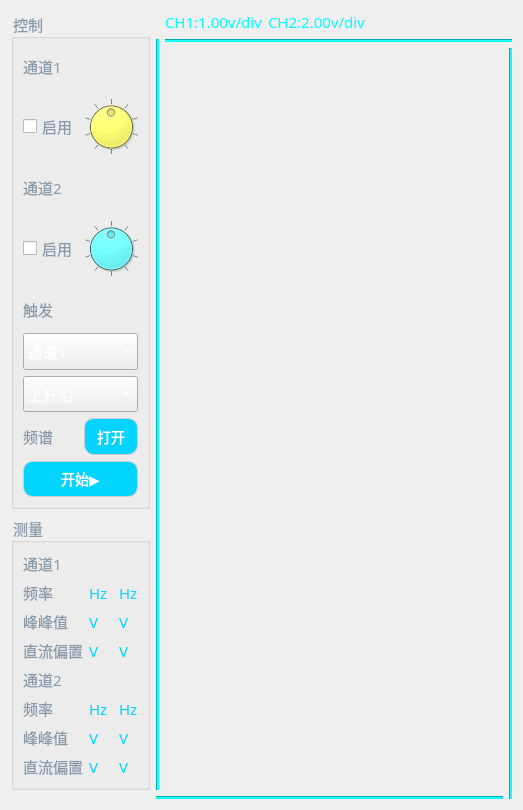
      <widget class="QWidget" name="osc_tab">
       <attribute name="title">
        <string>示波器</string>
       </attribute>
       <layout class="QHBoxLayout" name="horizontalLayout_2" stretch="0">
        <item>
         <layout class="QGridLayout" name="gridLayout_3" rowstretch="0,1,1,1,1,1" columnstretch="1,1,1,1,1,1,1,1">
          <item row="1" column="1" rowspan="4">
           <widget class="Line" name="line_3">
            <property name="styleSheet">
             <string notr="true">background-color:rgb(0, 255, 255)</string>
            </property>
            <property name="orientation">
             <enum>Qt::Vertical</enum>
            </property>
           </widget>
          </item>
          <item row="1" column="2" colspan="6">
           <widget class="Line" name="line">
            <property name="styleSheet">
             <string notr="true">background-color:rgb(0, 255, 255)</string>
            </property>
            <property name="frameShadow">
             <enum>QFrame::Sunken</enum>
            </property>
            <property name="orientation">
             <enum>Qt::Horizontal</enum>
            </property>
           </widget>
          </item>
          <item row="4" column="0">
           <widget class="QGroupBox" name="groupBox_2">
            <property name="sizePolicy">
             <sizepolicy hsizetype="Expanding" vsizetype="Expanding">
              <horstretch>0</horstretch>
              <verstretch>0</verstretch>
             </sizepolicy>
            </property>
            <property name="font">
             <font>
              <family>宋体</family>
              <pointsize>11</pointsize>
             </font>
            </property>
            <property name="styleSheet">
             <string notr="true">color: #8899aa;</string>
            </property>
            <property name="title">
             <string>测量</string>
            </property>
            <layout class="QGridLayout" name="gridLayout_5" columnstretch="1,2">
             <item row="0" column="0" rowspan="2" colspan="2">
              <layout class="QGridLayout" name="gridLayout_4" rowstretch="1,1,1,1,1,1,1,1" columnstretch="1,2,1">
               <item row="2" column="1">
                <widget class="QLabel" name="ch1_osc_vpp_num_label">
                 <property name="sizePolicy">
                  <sizepolicy hsizetype="Expanding" vsizetype="Expanding">
                   <horstretch>0</horstretch>
                   <verstretch>0</verstretch>
                  </sizepolicy>
                 </property>
                 <property name="font">
                  <font>
                   <family>楷体</family>
                   <pointsize>11</pointsize>
                  </font>
                 </property>
                 <property name="styleSheet">
                  <string notr="true">color:#00D4FF</string>
                 </property>
                 <property name="text">
                  <string>V</string>
                 </property>
                </widget>
               </item>
               <item row="0" column="0">
                <widget class="QLabel" name="label_4">
                 <property name="sizePolicy">
                  <sizepolicy hsizetype="Expanding" vsizetype="Expanding">
                   <horstretch>0</horstretch>
                   <verstretch>0</verstretch>
                  </sizepolicy>
                 </property>
                 <property name="font">
                  <font>
                   <family>宋体</family>
                   <pointsize>11</pointsize>
                  </font>
                 </property>
                 <property name="text">
                  <string>通道1</string>
                 </property>
                </widget>
               </item>
               <item row="6" column="2">
                <widget class="QLabel" name="label_35">
                 <property name="sizePolicy">
                  <sizepolicy hsizetype="Expanding" vsizetype="Expanding">
                   <horstretch>0</horstretch>
                   <verstretch>0</verstretch>
                  </sizepolicy>
                 </property>
                 <property name="font">
                  <font>
                   <family>微软雅黑</family>
                   <pointsize>11</pointsize>
                  </font>
                 </property>
                 <property name="styleSheet">
                  <string notr="true">color:#00D4FF</string>
                 </property>
                 <property name="text">
                  <string>V</string>
                 </property>
                </widget>
               </item>
               <item row="3" column="0">
                <widget class="QLabel" name="label_29">
                 <property name="sizePolicy">
                  <sizepolicy hsizetype="Expanding" vsizetype="Expanding">
                   <horstretch>0</horstretch>
                   <verstretch>0</verstretch>
                  </sizepolicy>
                 </property>
                 <property name="font">
                  <font>
                   <family>宋体</family>
                   <pointsize>11</pointsize>
                  </font>
                 </property>
                 <property name="text">
                  <string>直流偏置</string>
                 </property>
                </widget>
               </item>
               <item row="5" column="1">
                <widget class="QLabel" name="ch2_osc_fre_num_label">
                 <property name="sizePolicy">
                  <sizepolicy hsizetype="Expanding" vsizetype="Expanding">
                   <horstretch>0</horstretch>
                   <verstretch>0</verstretch>
                  </sizepolicy>
                 </property>
                 <property name="font">
                  <font>
                   <family>微软雅黑</family>
                   <pointsize>11</pointsize>
                  </font>
                 </property>
                 <property name="styleSheet">
                  <string notr="true">color:#00D4FF</string>
                 </property>
                 <property name="text">
                  <string>Hz</string>
                 </property>
                </widget>
               </item>
               <item row="1" column="2">
                <widget class="QLabel" name="label_11">
                 <property name="sizePolicy">
                  <sizepolicy hsizetype="Expanding" vsizetype="Expanding">
                   <horstretch>0</horstretch>
                   <verstretch>0</verstretch>
                  </sizepolicy>
                 </property>
                 <property name="font">
                  <font>
                   <family>微软雅黑</family>
                   <pointsize>11</pointsize>
                  </font>
                 </property>
                 <property name="styleSheet">
                  <string notr="true">color:#00D4FF</string>
                 </property>
                 <property name="text">
                  <string>Hz</string>
                 </property>
                </widget>
               </item>
               <item row="5" column="2">
                <widget class="QLabel" name="label_33">
                 <property name="sizePolicy">
                  <sizepolicy hsizetype="Expanding" vsizetype="Expanding">
                   <horstretch>0</horstretch>
                   <verstretch>0</verstretch>
                  </sizepolicy>
                 </property>
                 <property name="font">
                  <font>
                   <family>微软雅黑</family>
                   <pointsize>11</pointsize>
                  </font>
                 </property>
                 <property name="styleSheet">
                  <string notr="true">color:#00D4FF</string>
                 </property>
                 <property name="text">
                  <string>Hz</string>
                 </property>
                </widget>
               </item>
               <item row="3" column="1">
                <widget class="QLabel" name="ch1_osc_bio_num_label">
                 <property name="sizePolicy">
                  <sizepolicy hsizetype="Expanding" vsizetype="Expanding">
                   <horstretch>0</horstretch>
                   <verstretch>0</verstretch>
                  </sizepolicy>
                 </property>
                 <property name="font">
                  <font>
                   <family>微软雅黑</family>
                   <pointsize>11</pointsize>
                  </font>
                 </property>
                 <property name="styleSheet">
                  <string notr="true">color:#00D4FF</string>
                 </property>
                 <property name="text">
                  <string>V</string>
                 </property>
                </widget>
               </item>
               <item row="1" column="1">
                <widget class="QLabel" name="ch1_osc_fre_num_label">
                 <property name="sizePolicy">
                  <sizepolicy hsizetype="Expanding" vsizetype="Expanding">
                   <horstretch>0</horstretch>
                   <verstretch>0</verstretch>
                  </sizepolicy>
                 </property>
                 <property name="font">
                  <font>
                   <family>楷体</family>
                   <pointsize>11</pointsize>
                  </font>
                 </property>
                 <property name="styleSheet">
                  <string notr="true">color:#00D4FF</string>
                 </property>
                 <property name="text">
                  <string>Hz</string>
                 </property>
                </widget>
               </item>
               <item row="2" column="2">
                <widget class="QLabel" name="label_12">
                 <property name="sizePolicy">
                  <sizepolicy hsizetype="Expanding" vsizetype="Expanding">
                   <horstretch>0</horstretch>
                   <verstretch>0</verstretch>
                  </sizepolicy>
                 </property>
                 <property name="font">
                  <font>
                   <family>微软雅黑</family>
                   <pointsize>11</pointsize>
                  </font>
                 </property>
                 <property name="styleSheet">
                  <string notr="true">color:#00D4FF</string>
                 </property>
                 <property name="text">
                  <string>V</string>
                 </property>
                </widget>
               </item>
               <item row="4" column="0">
                <widget class="QLabel" name="label_13">
                 <property name="sizePolicy">
                  <sizepolicy hsizetype="Expanding" vsizetype="Expanding">
                   <horstretch>0</horstretch>
                   <verstretch>0</verstretch>
                  </sizepolicy>
                 </property>
                 <property name="font">
                  <font>
                   <family>宋体</family>
                   <pointsize>11</pointsize>
                  </font>
                 </property>
                 <property name="text">
                  <string>通道2</string>
                 </property>
                </widget>
               </item>
               <item row="3" column="2">
                <widget class="QLabel" name="label_36">
                 <property name="sizePolicy">
                  <sizepolicy hsizetype="Expanding" vsizetype="Expanding">
                   <horstretch>0</horstretch>
                   <verstretch>0</verstretch>
                  </sizepolicy>
                 </property>
                 <property name="font">
                  <font>
                   <family>微软雅黑</family>
                   <pointsize>11</pointsize>
                  </font>
                 </property>
                 <property name="styleSheet">
                  <string notr="true">color:#00D4FF</string>
                 </property>
                 <property name="text">
                  <string>V</string>
                 </property>
                </widget>
               </item>
               <item row="6" column="0">
                <widget class="QLabel" name="label_15">
                 <property name="sizePolicy">
                  <sizepolicy hsizetype="Expanding" vsizetype="Expanding">
                   <horstretch>0</horstretch>
                   <verstretch>0</verstretch>
                  </sizepolicy>
                 </property>
                 <property name="font">
                  <font>
                   <family>宋体</family>
                   <pointsize>11</pointsize>
                  </font>
                 </property>
                 <property name="text">
                  <string>峰峰值</string>
                 </property>
                </widget>
               </item>
               <item row="1" column="0">
                <widget class="QLabel" name="fre_label">
                 <property name="sizePolicy">
                  <sizepolicy hsizetype="Expanding" vsizetype="Expanding">
                   <horstretch>0</horstretch>
                   <verstretch>0</verstretch>
                  </sizepolicy>
                 </property>
                 <property name="font">
                  <font>
                   <family>宋体</family>
                   <pointsize>11</pointsize>
                  </font>
                 </property>
                 <property name="text">
                  <string>频率</string>
                 </property>
                </widget>
               </item>
               <item row="2" column="0">
                <widget class="QLabel" name="vpp_label">
                 <property name="font">
                  <font>
                   <family>宋体</family>
                   <pointsize>11</pointsize>
                  </font>
                 </property>
                 <property name="text">
                  <string>峰峰值</string>
                 </property>
                </widget>
               </item>
               <item row="5" column="0">
                <widget class="QLabel" name="label_14">
                 <property name="sizePolicy">
                  <sizepolicy hsizetype="Expanding" vsizetype="Expanding">
                   <horstretch>0</horstretch>
                   <verstretch>0</verstretch>
                  </sizepolicy>
                 </property>
                 <property name="font">
                  <font>
                   <family>宋体</family>
                   <pointsize>11</pointsize>
                  </font>
                 </property>
                 <property name="text">
                  <string>频率</string>
                 </property>
                </widget>
               </item>
               <item row="6" column="1">
                <widget class="QLabel" name="ch2_osc_vpp_num_label">
                 <property name="sizePolicy">
                  <sizepolicy hsizetype="Expanding" vsizetype="Expanding">
                   <horstretch>0</horstretch>
                   <verstretch>0</verstretch>
                  </sizepolicy>
                 </property>
                 <property name="font">
                  <font>
                   <family>微软雅黑</family>
                   <pointsize>11</pointsize>
                  </font>
                 </property>
                 <property name="styleSheet">
                  <string notr="true">color:#00D4FF</string>
                 </property>
                 <property name="text">
                  <string>V</string>
                 </property>
                </widget>
               </item>
               <item row="7" column="0">
                <widget class="QLabel" name="label_37">
                 <property name="font">
                  <font>
                   <family>宋体</family>
                   <pointsize>11</pointsize>
                  </font>
                 </property>
                 <property name="text">
                  <string>直流偏置</string>
                 </property>
                </widget>
               </item>
               <item row="7" column="1">
                <widget class="QLabel" name="ch2_osc_bio_num_label">
                 <property name="sizePolicy">
                  <sizepolicy hsizetype="Expanding" vsizetype="Expanding">
                   <horstretch>0</horstretch>
                   <verstretch>0</verstretch>
                  </sizepolicy>
                 </property>
                 <property name="font">
                  <font>
                   <family>微软雅黑</family>
                   <pointsize>11</pointsize>
                  </font>
                 </property>
                 <property name="styleSheet">
                  <string notr="true">color:#00D4FF</string>
                 </property>
                 <property name="text">
                  <string>V</string>
                 </property>
                </widget>
               </item>
               <item row="7" column="2">
                <widget class="QLabel" name="label_39">
                 <property name="sizePolicy">
                  <sizepolicy hsizetype="Expanding" vsizetype="Expanding">
                   <horstretch>0</horstretch>
                   <verstretch>0</verstretch>
                  </sizepolicy>
                 </property>
                 <property name="font">
                  <font>
                   <family>微软雅黑</family>
                   <pointsize>11</pointsize>
                  </font>
                 </property>
                 <property name="styleSheet">
                  <string notr="true">color:#00D4FF</string>
                 </property>
                 <property name="text">
                  <string>V</string>
                 </property>
                </widget>
               </item>
              </layout>
             </item>
            </layout>
           </widget>
          </item>
          <item row="0" column="6">
           <spacer name="horizontalSpacer_8">
            <property name="orientation">
             <enum>Qt::Horizontal</enum>
            </property>
            <property name="sizeHint" stdset="0">
             <size>
              <width>40</width>
              <height>20</height>
             </size>
            </property>
           </spacer>
          </item>
          <item row="5" column="1" colspan="6">
           <widget class="Line" name="line_4">
            <property name="styleSheet">
             <string notr="true">background-color:rgb(0, 255, 255)</string>
            </property>
            <property name="orientation">
             <enum>Qt::Horizontal</enum>
            </property>
           </widget>
          </item>
          <item row="0" column="4" colspan="2">
           <spacer name="horizontalSpacer_7">
            <property name="orientation">
             <enum>Qt::Horizontal</enum>
            </property>
            <property name="sizeHint" stdset="0">
             <size>
              <width>40</width>
              <height>20</height>
             </size>
            </property>
           </spacer>
          </item>
          <item row="0" column="3">
           <widget class="QLabel" name="ch2_timebase_label">
            <property name="font">
             <font>
              <family>微软雅黑</family>
              <pointsize>11</pointsize>
             </font>
            </property>
            <property name="styleSheet">
             <string notr="true">color:rgb(0, 255, 255);
</string>
            </property>
            <property name="text">
             <string>CH2:2.00v/div</string>
            </property>
           </widget>
          </item>
          <item row="2" column="7" rowspan="4">
           <widget class="Line" name="line_2">
            <property name="styleSheet">
             <string notr="true">background-color:rgb(0, 255, 255)</string>
            </property>
            <property name="orientation">
             <enum>Qt::Vertical</enum>
            </property>
           </widget>
          </item>
          <item row="0" column="0" rowspan="4">
           <widget class="QGroupBox" name="ctr1_groupbox">
            <property name="font">
             <font>
              <family>宋体</family>
              <pointsize>11</pointsize>
             </font>
            </property>
            <property name="styleSheet">
             <string notr="true">color: #8899aa;</string>
            </property>
            <property name="title">
             <string>控制</string>
            </property>
            <layout class="QGridLayout" name="gridLayout_2">
             <item row="0" column="0">
              <layout class="QGridLayout" name="gridLayout" rowstretch="1,2,1,2,1,1,1,1,1" columnstretch="1,0">
               <item row="5" column="0" colspan="2">
                <widget class="QComboBox" name="trig_comboBox">
                 <property name="sizePolicy">
                  <sizepolicy hsizetype="Expanding" vsizetype="Expanding">
                   <horstretch>0</horstretch>
                   <verstretch>0</verstretch>
                  </sizepolicy>
                 </property>
                 <property name="font">
                  <font>
                   <family>宋体</family>
                   <pointsize>11</pointsize>
                  </font>
                 </property>
                 <property name="styleSheet">
                  <string notr="true">color:rgb(255, 255, 255)</string>
                 </property>
                 <item>
                  <property name="text">
                   <string>通道1</string>
                  </property>
                 </item>
                 <item>
                  <property name="text">
                   <string>通道2</string>
                  </property>
                 </item>
                </widget>
               </item>
               <item row="3" column="0">
                <widget class="QCheckBox" name="ch2_checkbox">
                 <property name="sizePolicy">
                  <sizepolicy hsizetype="Expanding" vsizetype="Expanding">
                   <horstretch>0</horstretch>
                   <verstretch>0</verstretch>
                  </sizepolicy>
                 </property>
                 <property name="font">
                  <font>
                   <family>宋体</family>
                   <pointsize>11</pointsize>
                  </font>
                 </property>
                 <property name="styleSheet">
                  <string notr="true"/>
                 </property>
                 <property name="text">
                  <string>启用</string>
                 </property>
                </widget>
               </item>
               <item row="8" column="0" colspan="2">
                <widget class="QPushButton" name="open_btn">
                 <property name="sizePolicy">
                  <sizepolicy hsizetype="Expanding" vsizetype="Expanding">
                   <horstretch>0</horstretch>
                   <verstretch>0</verstretch>
                  </sizepolicy>
                 </property>
                 <property name="font">
                  <font>
                   <family>宋体</family>
                   <pointsize>-1</pointsize>
                  </font>
                 </property>
                 <property name="styleSheet">
                  <string notr="true">QPushButton {
    /* 正常状态 */
    background-color: #00D4FF; /* 浅灰背景 */
    color: #ffffff; /* 深灰文字 */
    border: 1px solid #cccccc;
    border-radius: 10px;
    padding: 6px 12px;
    font-size: 14px;
}


QPushButton:pressed {
    /* 按压状态（核心效果） */
    background-color: #3B82F6; /* 蓝色背景 */
    color: white; /* 白色文字（与正常状态反转） */
    border-color: #2563EB; /* 深蓝边框 */
}

QPushButton:disabled {
    /* 禁用状态（可选） */
    background-color: #f5f5f5;
    color: #999999;
    border-color: #dddddd;
}</string>
                 </property>
                 <property name="text">
                  <string>开始▶</string>
                 </property>
                 <property name="checkable">
                  <bool>false</bool>
                 </property>
                </widget>
               </item>
               <item row="4" column="1">
                <spacer name="horizontalSpacer_14">
                 <property name="orientation">
                  <enum>Qt::Horizontal</enum>
                 </property>
                 <property name="sizeHint" stdset="0">
                  <size>
                   <width>40</width>
                   <height>20</height>
                  </size>
                 </property>
                </spacer>
               </item>
               <item row="1" column="0">
                <widget class="QCheckBox" name="ch1_checkbox">
                 <property name="sizePolicy">
                  <sizepolicy hsizetype="Expanding" vsizetype="Expanding">
                   <horstretch>0</horstretch>
                   <verstretch>0</verstretch>
                  </sizepolicy>
                 </property>
                 <property name="font">
                  <font>
                   <family>宋体</family>
                   <pointsize>11</pointsize>
                  </font>
                 </property>
                 <property name="text">
                  <string>启用</string>
                 </property>
                </widget>
               </item>
               <item row="2" column="1">
                <spacer name="horizontalSpacer_13">
                 <property name="orientation">
                  <enum>Qt::Horizontal</enum>
                 </property>
                 <property name="sizeHint" stdset="0">
                  <size>
                   <width>40</width>
                   <height>20</height>
                  </size>
                 </property>
                </spacer>
               </item>
               <item row="6" column="0" colspan="2">
                <widget class="QComboBox" name="edge_comboBox">
                 <property name="sizePolicy">
                  <sizepolicy hsizetype="Expanding" vsizetype="Expanding">
                   <horstretch>0</horstretch>
                   <verstretch>0</verstretch>
                  </sizepolicy>
                 </property>
                 <property name="font">
                  <font>
                   <family>宋体</family>
                   <pointsize>11</pointsize>
                  </font>
                 </property>
                 <property name="styleSheet">
                  <string notr="true">color:rgb(255, 255, 255)</string>
                 </property>
                 <item>
                  <property name="text">
                   <string>上升沿</string>
                  </property>
                 </item>
                 <item>
                  <property name="text">
                   <string>下降沿</string>
                  </property>
                 </item>
                </widget>
               </item>
               <item row="0" column="1">
                <spacer name="horizontalSpacer_12">
                 <property name="orientation">
                  <enum>Qt::Horizontal</enum>
                 </property>
                 <property name="sizeHint" stdset="0">
                  <size>
                   <width>40</width>
                   <height>20</height>
                  </size>
                 </property>
                </spacer>
               </item>
               <item row="1" column="1">
                <widget class="QDial" name="ch1_amp_dial">
                 <property name="sizePolicy">
                  <sizepolicy hsizetype="Expanding" vsizetype="Expanding">
                   <horstretch>0</horstretch>
                   <verstretch>0</verstretch>
                  </sizepolicy>
                 </property>
                 <property name="styleSheet">
                  <string notr="true">background-color:rgb(255, 255, 0)
</string>
                 </property>
                 <property name="maximum">
                  <number>10</number>
                 </property>
                 <property name="singleStep">
                  <number>1</number>
                 </property>
                 <property name="pageStep">
                  <number>1</number>
                 </property>
                 <property name="value">
                  <number>5</number>
                 </property>
                 <property name="sliderPosition">
                  <number>5</number>
                 </property>
                 <property name="invertedAppearance">
                  <bool>false</bool>
                 </property>
                 <property name="wrapping">
                  <bool>true</bool>
                 </property>
                 <property name="notchTarget">
                  <double>4.700000000000000</double>
                 </property>
                 <property name="notchesVisible">
                  <bool>true</bool>
                 </property>
                </widget>
               </item>
               <item row="2" column="0">
                <widget class="QLabel" name="ch2_label">
                 <property name="font">
                  <font>
                   <family>宋体</family>
                   <pointsize>11</pointsize>
                  </font>
                 </property>
                 <property name="text">
                  <string>通道2</string>
                 </property>
                </widget>
               </item>
               <item row="3" column="1">
                <widget class="QDial" name="ch2_amp_dial">
                 <property name="sizePolicy">
                  <sizepolicy hsizetype="Expanding" vsizetype="Expanding">
                   <horstretch>0</horstretch>
                   <verstretch>0</verstretch>
                  </sizepolicy>
                 </property>
                 <property name="styleSheet">
                  <string notr="true">background-color:rgb(0, 255, 255)</string>
                 </property>
                 <property name="maximum">
                  <number>10</number>
                 </property>
                 <property name="pageStep">
                  <number>1</number>
                 </property>
                 <property name="value">
                  <number>5</number>
                 </property>
                 <property name="wrapping">
                  <bool>true</bool>
                 </property>
                 <property name="notchesVisible">
                  <bool>true</bool>
                 </property>
                </widget>
               </item>
               <item row="0" column="0">
                <widget class="QLabel" name="ch1_label">
                 <property name="sizePolicy">
                  <sizepolicy hsizetype="Fixed" vsizetype="Expanding">
                   <horstretch>0</horstretch>
                   <verstretch>0</verstretch>
                  </sizepolicy>
                 </property>
                 <property name="font">
                  <font>
                   <family>宋体</family>
                   <pointsize>11</pointsize>
                  </font>
                 </property>
                 <property name="text">
                  <string>通道1</string>
                 </property>
                </widget>
               </item>
               <item row="4" column="0">
                <widget class="QLabel" name="trig_label">
                 <property name="sizePolicy">
                  <sizepolicy hsizetype="Expanding" vsizetype="Expanding">
                   <horstretch>0</horstretch>
                   <verstretch>0</verstretch>
                  </sizepolicy>
                 </property>
                 <property name="font">
                  <font>
                   <family>宋体</family>
                   <pointsize>11</pointsize>
                  </font>
                 </property>
                 <property name="text">
                  <string>触发</string>
                 </property>
                </widget>
               </item>
               <item row="7" column="0">
                <widget class="QLabel" name="label_34">
                 <property name="font">
                  <font>
                   <family>宋体</family>
                   <pointsize>11</pointsize>
                  </font>
                 </property>
                 <property name="text">
                  <string>频谱</string>
                 </property>
                </widget>
               </item>
               <item row="7" column="1">
                <widget class="QPushButton" name="spectrum_btn">
                 <property name="sizePolicy">
                  <sizepolicy hsizetype="Expanding" vsizetype="Expanding">
                   <horstretch>0</horstretch>
                   <verstretch>0</verstretch>
                  </sizepolicy>
                 </property>
                 <property name="font">
                  <font>
                   <family>宋体</family>
                   <pointsize>-1</pointsize>
                  </font>
                 </property>
                 <property name="styleSheet">
                  <string notr="true">QPushButton {
    /* 正常状态 */
    background-color: #00D4FF; /* 浅灰背景 */
    color: #ffffff; /* 深灰文字 */
    border: 1px solid #cccccc;
    border-radius: 10px;
    padding: 6px 12px;
    font-size: 14px;
}


QPushButton:pressed {
    /* 按压状态（核心效果） */
    background-color: #3B82F6; /* 蓝色背景 */
    color: white; /* 白色文字（与正常状态反转） */
    border-color: #2563EB; /* 深蓝边框 */
}

QPushButton:disabled {
    /* 禁用状态（可选） */
    background-color: #f5f5f5;
    color: #999999;
    border-color: #dddddd;
}</string>
                 </property>
                 <property name="text">
                  <string>打开</string>
                 </property>
                 <property name="checkable">
                  <bool>true</bool>
                 </property>
                </widget>
               </item>
              </layout>
             </item>
            </layout>
           </widget>
          </item>
          <item row="0" column="2">
           <widget class="QLabel" name="ch1_timebase_label">
            <property name="font">
             <font>
              <family>微软雅黑</family>
              <pointsize>11</pointsize>
             </font>
            </property>
            <property name="styleSheet">
             <string notr="true">color:rgb(0, 255, 255);
</string>
            </property>
            <property name="text">
             <string>CH1:1.00v/div</string>
            </property>
           </widget>
          </item>
          <item row="2" column="2" rowspan="3" colspan="5">
           <widget class="PlotWidget" name="waveplot" native="true"/>
          </item>
         </layout>
        </item>
       </layout>
      </widget>
